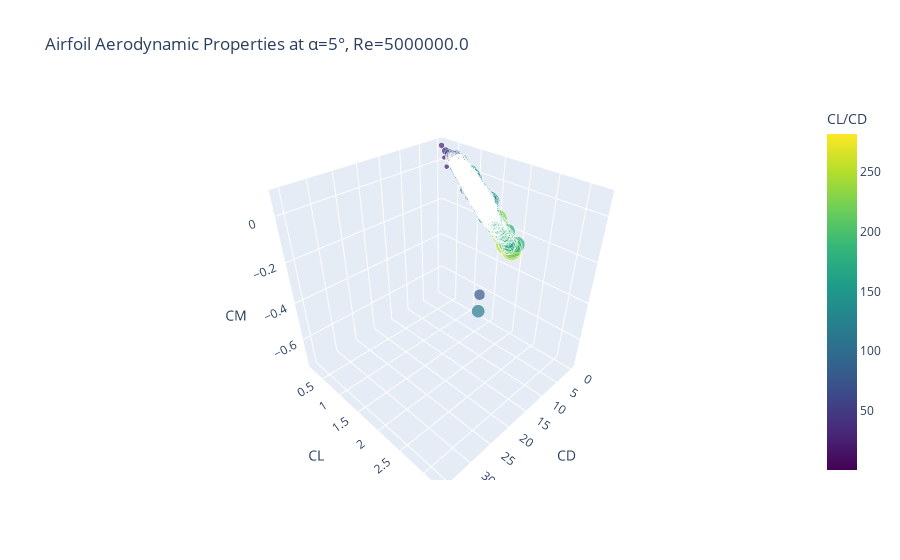

This figure's notebook cell:
### Code cell
# Convert columns containing arrays to float scalars
for col in ['CL', 'CD', 'CM', 'CL/CD']:
    df_results[col] = df_results[col].apply(lambda x: float(x[0]) if isinstance(x, (list, np.ndarray)) else float(x))

# Filter out rows with non-positive CL/CD values
df_plot = df_results[df_results['CL/CD'] > 0]

fig = px.scatter_3d(
    df_plot,
    x='CD', y='CL', z='CM',
    color='CL/CD',
    hover_name='Airfoil',
    size='CL/CD',
    color_continuous_scale='Viridis',
    title=f"Airfoil Aerodynamic Properties at α={alpha}°, Re={Re}"
)
fig.show()

### Figure 1 — Plotly figure (JSON) as saved in the notebook; plotly's stock layout.template omitted (floating-point values rounded to 4 significant figures; data arrays with more than 128 entries replaced by an {"elided": "..."} marker saying what was removed)
{"data": [{"hovertemplate": "<b>%{hovertext}</b><br><br>CD=%{x}<br>CL=%{y}<br>CM=%{z}<br>CL/CD=%{marker.color}<extra></extra>", "hovertext": {"elided": "1640 str values"}, "legendgroup": "", "marker": {"color": {"elided": "1640 float values"}, "coloraxis": "coloraxis", "size": {"elided": "1640 float values"}, "sizemode": "area", "sizeref": 0.7052, "symbol": "circle"}, "mode": "markers", "name": "", "scene": "scene", "showlegend": false, "type": "scatter3d", "x": {"elided": "1640 float values"}, "y": {"elided": "1640 float values"}, "z": {"elided": "1640 float values"}}], "layout": {"coloraxis": {"colorbar": {"title": {"text": "CL/CD"}}, "colorscale": [[0, "#440154"], [0.1111, "#482878"], [0.2222, "#3e4989"], [0.3333, "#31688e"], [0.4444, "#26828e"], [0.5556, "#1f9e89"], [0.6667, "#35b779"], [0.7778, "#6ece58"], [0.8889, "#b5de2b"], [1, "#fde725"]]}, "legend": {"itemsizing": "constant", "tracegroupgap": 0}, "scene": {"domain": {"x": [0, 1], "y": [0, 1]}, "xaxis": {"title": {"text": "CD"}}, "yaxis": {"title": {"text": "CL"}}, "zaxis": {"title": {"text": "CM"}}}, "title": {"text": "Airfoil Aerodynamic Properties at α=5°, Re=5000000.0"}}}
